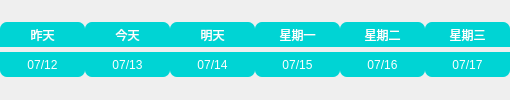
        <widget class="QWidget" name="widget0401" native="true">
         <property name="minimumSize">
          <size>
           <width>0</width>
           <height>0</height>
          </size>
         </property>
         <layout class="QGridLayout" name="gridLayout_3" rowstretch="0,0">
          <property name="leftMargin">
           <number>0</number>
          </property>
          <property name="topMargin">
           <number>17</number>
          </property>
          <property name="rightMargin">
           <number>0</number>
          </property>
          <property name="bottomMargin">
           <number>17</number>
          </property>
          <property name="spacing">
           <number>0</number>
          </property>
          <item row="0" column="0">
           <widget class="QLabel" name="labelDay0">
            <property name="minimumSize">
             <size>
              <width>85</width>
              <height>25</height>
             </size>
            </property>
            <property name="maximumSize">
             <size>
              <width>85</width>
              <height>25</height>
             </size>
            </property>
            <property name="styleSheet">
             <string notr="true">color: rgb(255, 255, 255);
background-color: rgb(0, 212, 212);
border-radius:7px;
border-bottom-left-radius:0px;
border-bottom-right-radius:0px;</string>
            </property>
            <property name="text">
             <string>昨天</string>
            </property>
            <property name="alignment">
             <set>Qt::AlignCenter</set>
            </property>
           </widget>
          </item>
          <item row="0" column="1">
           <widget class="QLabel" name="labelDay1">
            <property name="minimumSize">
             <size>
              <width>85</width>
              <height>25</height>
             </size>
            </property>
            <property name="maximumSize">
             <size>
              <width>85</width>
              <height>25</height>
             </size>
            </property>
            <property name="styleSheet">
             <string notr="true">color: rgb(255, 255, 255);
background-color: rgb(0, 212, 212);
border-radius:7px;
border-bottom-left-radius:0px;
border-bottom-right-radius:0px;</string>
            </property>
            <property name="text">
             <string>今天</string>
            </property>
            <property name="alignment">
             <set>Qt::AlignCenter</set>
            </property>
           </widget>
          </item>
          <item row="0" column="2">
           <widget class="QLabel" name="labelDay2">
            <property name="minimumSize">
             <size>
              <width>85</width>
              <height>25</height>
             </size>
            </property>
            <property name="maximumSize">
             <size>
              <width>85</width>
              <height>25</height>
             </size>
            </property>
            <property name="styleSheet">
             <string notr="true">color: rgb(255, 255, 255);
background-color: rgb(0, 212, 212);
border-radius:7px;
border-bottom-left-radius:0px;
border-bottom-right-radius:0px;</string>
            </property>
            <property name="text">
             <string>明天</string>
            </property>
            <property name="alignment">
             <set>Qt::AlignCenter</set>
            </property>
           </widget>
          </item>
          <item row="0" column="3">
           <widget class="QLabel" name="labelDay3">
            <property name="minimumSize">
             <size>
              <width>85</width>
              <height>25</height>
             </size>
            </property>
            <property name="maximumSize">
             <size>
              <width>85</width>
              <height>25</height>
             </size>
            </property>
            <property name="styleSheet">
             <string notr="true">color: rgb(255, 255, 255);
background-color: rgb(0, 212, 212);
border-radius:7px;
border-bottom-left-radius:0px;
border-bottom-right-radius:0px;</string>
            </property>
            <property name="text">
             <string>星期一</string>
            </property>
            <property name="alignment">
             <set>Qt::AlignCenter</set>
            </property>
           </widget>
          </item>
          <item row="0" column="4">
           <widget class="QLabel" name="labelDay4">
            <property name="minimumSize">
             <size>
              <width>85</width>
              <height>25</height>
             </size>
            </property>
            <property name="maximumSize">
             <size>
              <width>85</width>
              <height>25</height>
             </size>
            </property>
            <property name="styleSheet">
             <string notr="true">color: rgb(255, 255, 255);
background-color: rgb(0, 212, 212);
border-radius:7px;
border-bottom-left-radius:0px;
border-bottom-right-radius:0px;</string>
            </property>
            <property name="text">
             <string>星期二</string>
            </property>
            <property name="alignment">
             <set>Qt::AlignCenter</set>
            </property>
           </widget>
          </item>
          <item row="0" column="5">
           <widget class="QLabel" name="labelDay5">
            <property name="minimumSize">
             <size>
              <width>85</width>
              <height>25</height>
             </size>
            </property>
            <property name="maximumSize">
             <size>
              <width>85</width>
              <height>25</height>
             </size>
            </property>
            <property name="styleSheet">
             <string notr="true">color: rgb(255, 255, 255);
background-color: rgb(0, 212, 212);
border-radius:7px;
border-bottom-left-radius:0px;
border-bottom-right-radius:0px;</string>
            </property>
            <property name="text">
             <string>星期三</string>
            </property>
            <property name="alignment">
             <set>Qt::AlignCenter</set>
            </property>
           </widget>
          </item>
          <item row="1" column="0">
           <widget class="QLabel" name="labelDate0">
            <property name="minimumSize">
             <size>
              <width>85</width>
              <height>25</height>
             </size>
            </property>
            <property name="maximumSize">
             <size>
              <width>85</width>
              <height>25</height>
             </size>
            </property>
            <property name="styleSheet">
             <string notr="true">color: rgb(255, 255, 255);
background-color: rgb(0, 212, 212);
border-radius:7px;
border-top-left-radius:0px;
border-top-right-radius:0px;

</string>
            </property>
            <property name="text">
             <string>07/12</string>
            </property>
            <property name="alignment">
             <set>Qt::AlignCenter</set>
            </property>
           </widget>
          </item>
          <item row="1" column="1">
           <widget class="QLabel" name="labelDate1">
            <property name="minimumSize">
             <size>
              <width>85</width>
              <height>25</height>
             </size>
            </property>
            <property name="maximumSize">
             <size>
              <width>85</width>
              <height>25</height>
             </size>
            </property>
            <property name="styleSheet">
             <string notr="true">color: rgb(255, 255, 255);
background-color: rgb(0, 212, 212);
border-radius:7px;
border-top-left-radius:0px;
border-top-right-radius:0px;

</string>
            </property>
            <property name="text">
             <string>07/13</string>
            </property>
            <property name="alignment">
             <set>Qt::AlignCenter</set>
            </property>
           </widget>
          </item>
          <item row="1" column="2">
           <widget class="QLabel" name="labelDate2">
            <property name="minimumSize">
             <size>
              <width>85</width>
              <height>25</height>
             </size>
            </property>
            <property name="maximumSize">
             <size>
              <width>85</width>
              <height>25</height>
             </size>
            </property>
            <property name="styleSheet">
             <string notr="true">color: rgb(255, 255, 255);
background-color: rgb(0, 212, 212);
border-radius:7px;
border-top-left-radius:0px;
border-top-right-radius:0px;

</string>
            </property>
            <property name="text">
             <string>07/14</string>
            </property>
            <property name="alignment">
             <set>Qt::AlignCenter</set>
            </property>
           </widget>
          </item>
          <item row="1" column="3">
           <widget class="QLabel" name="labelDate3">
            <property name="minimumSize">
             <size>
              <width>85</width>
              <height>25</height>
             </size>
            </property>
            <property name="maximumSize">
             <size>
              <width>85</width>
              <height>25</height>
             </size>
            </property>
            <property name="styleSheet">
             <string notr="true">color: rgb(255, 255, 255);
background-color: rgb(0, 212, 212);
border-radius:7px;
border-top-left-radius:0px;
border-top-right-radius:0px;

</string>
            </property>
            <property name="text">
             <string>07/15</string>
            </property>
            <property name="alignment">
             <set>Qt::AlignCenter</set>
            </property>
           </widget>
          </item>
          <item row="1" column="4">
           <widget class="QLabel" name="labelDate4">
            <property name="minimumSize">
             <size>
              <width>85</width>
              <height>25</height>
             </size>
            </property>
            <property name="maximumSize">
             <size>
              <width>85</width>
              <height>25</height>
             </size>
            </property>
            <property name="styleSheet">
             <string notr="true">color: rgb(255, 255, 255);
background-color: rgb(0, 212, 212);
border-radius:7px;
border-top-left-radius:0px;
border-top-right-radius:0px;

</string>
            </property>
            <property name="text">
             <string>07/16</string>
            </property>
            <property name="alignment">
             <set>Qt::AlignCenter</set>
            </property>
           </widget>
          </item>
          <item row="1" column="5">
           <widget class="QLabel" name="labelDate5">
            <property name="minimumSize">
             <size>
              <width>85</width>
              <height>25</height>
             </size>
            </property>
            <property name="maximumSize">
             <size>
              <width>85</width>
              <height>25</height>
             </size>
            </property>
            <property name="styleSheet">
             <string notr="true">color: rgb(255, 255, 255);
background-color: rgb(0, 212, 212);
border-radius:7px;
border-top-left-radius:0px;
border-top-right-radius:0px;

</string>
            </property>
            <property name="text">
             <string>07/17</string>
            </property>
            <property name="alignment">
             <set>Qt::AlignCenter</set>
            </property>
           </widget>
          </item>
         </layout>
        </widget>
